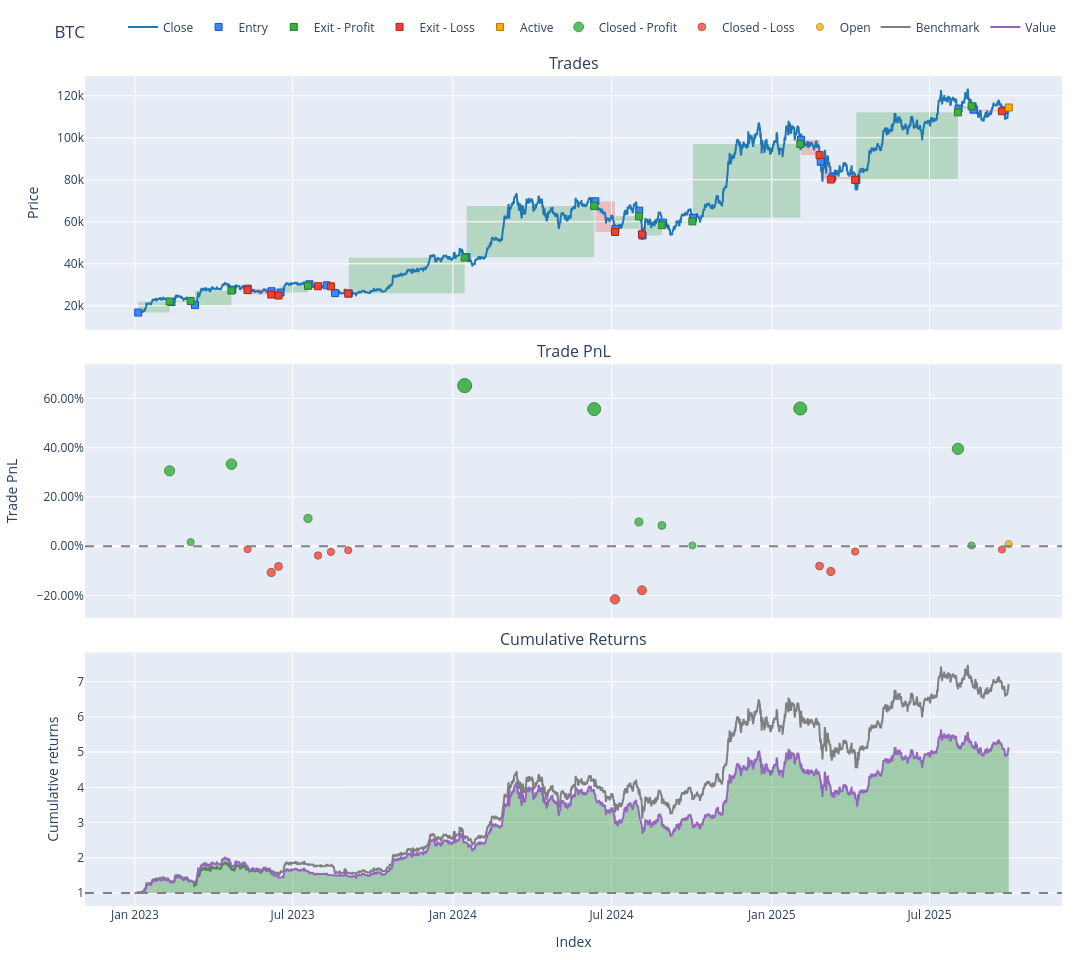

Notebook code for this chart:
### Code cell
print(tabulate(params.items(), headers=["Parameter", "Value"]))
entries, exits, stop_df, price_for_orders = calc_signals(close=close,
                                                         high=high,
                                                         low=low,
                                                         open_=open,
                                                         **params,
                                                         )
pf = vbt.Portfolio.from_signals(
    close=price_for_orders,
    entries=entries,
    exits=exits,
    init_cash=start_equity,
    fees=transaction_fee,
    slippage=0.0002
)

symbols_pf = [symbol_pf for _, symbol_pf in pf.wrapper.columns]

for symbol in symbols:
    symbol_pf_index = symbols_pf.index(symbol)
    one_pf = pf[pf.wrapper.columns[symbol_pf_index]]
    one_pf.plot(subplots=['trades', 'trade_pnl', 'cum_returns'], width=1200, title=f'{symbol}').show()

### Figure 1 — Plotly figure (JSON) as saved in the notebook; plotly's stock layout.template omitted (floating-point values rounded to 4 significant figures; data arrays with more than 128 entries replaced by an {"elided": "..."} marker saying what was removed)
{"data": [{"line": {"color": "#1f77b4"}, "name": "Close", "showlegend": true, "x": {"elided": "6019 str values"}, "type": "scatter", "uid": "c048772a-6926-4242-b530-bbbd20604f2c", "xaxis": "x", "yaxis": "y", "y": {"elided": "6019 float values"}, "legendgroup": "0"}, {"customdata": [[0, 0, 0.05932, 3.239, "Long"], [1, 1, 0.05961, 4.228, "Long"], [2, 2, 0.06505, 4.299, "Long"], [3, 3, 0.06375, 5.727, "Long"], [4, 4, 0.06179, 5.66, "Long"], [5, 5, 0.0578, 5.061, "Long"], [6, 6, 0.05431, 4.649, "Long"], [7, 7, 0.05257, 5.173, "Long"], [8, 8, 0.05148, 4.979, "Long"], [9, 9, 0.05743, 4.866, "Long"], [10, 10, 0.05691, 4.787, "Long"], [11, 11, 0.0563, 7.899, "Long"], [12, 12, 0.05418, 12.28, "Long"], [13, 13, 0.05241, 9.648, "Long"], [14, 14, 0.04993, 10.6, "Long"], [15, 15, 0.05009, 8.711, "Long"], [16, 16, 0.04876, 9.446, "Long"], [17, 17, 0.04712, 9.48, "Long"], [18, 18, 0.04584, 14.76, "Long"], [19, 19, 0.04714, 13.58, "Long"], [20, 20, 0.04622, 12.2, "Long"], [21, 21, 0.04598, 11.94, "Long"], [22, 22, 0.04496, 16.64, "Long"], [23, 23, 0.04531, 16.7, "Long"], [24, 24, 0.04485, 16.48, "Long"]], "hovertemplate": "Exit Trade Id: %{customdata[0]}<br>Position Id: %{customdata[1]}<br>Size: %{customdata[2]:.6f}<br>Entry Timestamp: %{x}<br>Avg Entry Price: %{y}<br>Entry Fees: %{customdata[3]:.6f}<br>Direction: %{customdata[4]}", "marker": {"color": "#4285F4", "line": {"color": "rgb(11,84,205)", "width": 1}, "size": 7, "symbol": "square"}, "mode": "markers", "name": "Entry", "x": ["2023-01-04T20:00:00+00:00", "2023-02-12T00:00:00+00:00", "2023-03-11T00:00:00+00:00", "2023-04-22T20:00:00+00:00", "2023-05-10T12:00:00+00:00", "2023-06-06T20:00:00+00:00", "2023-06-17T04:00:00+00:00", "2023-07-20T08:00:00+00:00", "2023-08-09T04:00:00+00:00", "2023-08-18T20:00:00+00:00", "2023-09-03T12:00:00+00:00", "2024-01-16T16:00:00+00:00", "2024-06-12T12:00:00+00:00", "2024-07-05T12:00:00+00:00", "2024-08-01T20:00:00+00:00", "2024-08-05T16:00:00+00:00", "2024-08-29T04:00:00+00:00", "2024-10-02T12:00:00+00:00", "2025-02-03T12:00:00+00:00", "2025-02-26T04:00:00+00:00", "2025-03-11T12:00:00+00:00", "2025-04-08T00:00:00+00:00", "2025-08-03T08:00:00+00:00", "2025-08-20T12:00:00+00:00", "2025-09-24T08:00:00+00:00"], "y": [16800.0, 21820.0, 20340.0, 27650.0, 28190.0, 26940.0, 26340.0, 30280.0, 29760.0, 26070.0, 25880.0, 43170.0, 69760.0, 56640.0, 65310.0, 53510.0, 59610.0, 61900.0, 99090.0, 88650.0, 81200.0, 79880.0, 113900.0, 113400.0, 113100.0], "type": "scatter", "uid": "44d03647-0267-4886-a642-b52d53f95b2d", "xaxis": "x", "yaxis": "y", "legendgroup": "1"}, {"customdata": [[0, 0, 0.05932, 4.256, 305.2, 0.3061, "Long", "36 days 00:00:00"], [1, 1, 0.05961, 4.327, 21.99, 0.0169, "Long", "22 days 00:00:00"], [2, 2, 0.06505, 5.765, 440.9, 0.3333, "Long", "41 days 20:00:00"], [6, 6, 0.05431, 5.206, 161.7, 0.113, "Long", "31 days 12:00:00"], [10, 10, 0.05691, 7.95, 960.4, 0.652, "Long", "133 days 00:00:00"], [11, 11, 0.0563, 12.36, 1353.0, 0.5569, "Long", "146 days 12:00:00"], [13, 13, 0.05241, 10.67, 293.4, 0.09884, "Long", "27 days 00:00:00"], [15, 15, 0.05009, 9.507, 226.9, 0.08464, "Long", "22 days 04:00:00"], [16, 16, 0.04876, 9.542, 10.49, 0.00361, "Long", "33 days 16:00:00"], [17, 17, 0.04712, 14.86, 1631.0, 0.5591, "Long", "123 days 04:00:00"], [21, 21, 0.04598, 16.75, 1453.0, 0.3955, "Long", "116 days 16:00:00"], [22, 22, 0.04496, 16.81, 17.3, 0.003377, "Long", "15 days 00:00:00"]], "hovertemplate": "Exit Trade Id: %{customdata[0]}<br>Position Id: %{customdata[1]}<br>Size: %{customdata[2]:.6f}<br>Exit Timestamp: %{x}<br>Avg Exit Price: %{y}<br>Exit Fees: %{customdata[3]:.6f}<br>PnL: %{customdata[4]:.6f}<br>Return: %{customdata[5]:.2%}<br>Direction: %{customdata[6]}<br>Duration: %{customdata[7]}", "marker": {"color": "#37B13F", "line": {"color": "rgb(38,123,44)", "width": 1}, "size": 7, "symbol": "square"}, "mode": "markers", "name": "Exit - Profit", "x": ["2023-02-09T20:00:00+00:00", "2023-03-06T00:00:00+00:00", "2023-04-21T20:00:00+00:00", "2023-07-18T16:00:00+00:00", "2024-01-14T12:00:00+00:00", "2024-06-11T04:00:00+00:00", "2024-08-01T12:00:00+00:00", "2024-08-27T20:00:00+00:00", "2024-10-01T20:00:00+00:00", "2025-02-02T16:00:00+00:00", "2025-08-02T16:00:00+00:00", "2025-08-18T08:00:00+00:00"], "y": [22070.0, 22340.0, 27270.0, 29500.0, 42980.0, 67560.0, 62630.0, 58400.0, 60210.0, 97020.0, 112100.0, 115000.0], "type": "scatter", "uid": "6439b9e4-8690-4f33-bb51-c0211d795cd2", "xaxis": "x", "yaxis": "y", "legendgroup": "2"}, {"customdata": [[3, 3, 0.06375, 5.697, -20.72, -0.01176, "Long", "17 days 12:00:00"], [4, 4, 0.06179, 5.094, -184.9, -0.1062, "Long", "27 days 00:00:00"], [5, 5, 0.0578, 4.679, -127.3, -0.08175, "Long", "8 days 00:00:00"], [7, 7, 0.05257, 5.012, -59.73, -0.03753, "Long", "9 days 20:00:00"], [8, 8, 0.05148, 4.898, -34.89, -0.02278, "Long", "4 days 20:00:00"], [9, 9, 0.05743, 4.819, -24.31, -0.01624, "Long", "15 days 00:00:00"], [12, 12, 0.05418, 9.711, -813.4, -0.2152, "Long", "22 days 12:00:00"], [14, 14, 0.04993, 8.768, -582.8, -0.1787, "Long", "3 days 04:00:00"], [18, 18, 0.04584, 13.67, -364.7, -0.08028, "Long", "21 days 08:00:00"], [19, 19, 0.04714, 12.28, -427.4, -0.1023, "Long", "11 days 16:00:00"], [20, 20, 0.04622, 12.01, -80.39, -0.02142, "Long", "26 days 04:00:00"], [23, 23, 0.04531, 16.59, -67.27, -0.01309, "Long", "32 days 16:00:00"]], "hovertemplate": "Exit Trade Id: %{customdata[0]}<br>Position Id: %{customdata[1]}<br>Size: %{customdata[2]:.6f}<br>Exit Timestamp: %{x}<br>Avg Exit Price: %{y}<br>Exit Fees: %{customdata[3]:.6f}<br>PnL: %{customdata[4]:.6f}<br>Return: %{customdata[5]:.2%}<br>Direction: %{customdata[6]}<br>Duration: %{customdata[7]}", "marker": {"color": "#EA4335", "line": {"color": "rgb(181,31,18)", "width": 1}, "size": 7, "symbol": "square"}, "mode": "markers", "name": "Exit - Loss", "x": ["2023-05-10T08:00:00+00:00", "2023-06-06T12:00:00+00:00", "2023-06-14T20:00:00+00:00", "2023-07-30T04:00:00+00:00", "2023-08-14T00:00:00+00:00", "2023-09-02T20:00:00+00:00", "2024-07-05T00:00:00+00:00", "2024-08-05T00:00:00+00:00", "2025-02-24T20:00:00+00:00", "2025-03-09T20:00:00+00:00", "2025-04-06T16:00:00+00:00", "2025-09-22T04:00:00+00:00"], "y": [27500.0, 25370.0, 24910.0, 29330.0, 29270.0, 25820.0, 55150.0, 54030.0, 91760.0, 80130.0, 79980.0, 112600.0], "type": "scatter", "uid": "e768ee55-e821-4d8d-a9e4-7f33e6b13495", "xaxis": "x", "yaxis": "y", "legendgroup": "3"}, {"customdata": [[24, 24, 0.04485, 0.0, 45.05, 0.008883, "Long", "5 days 20:00:00"]], "hovertemplate": "Exit Trade Id: %{customdata[0]}<br>Position Id: %{customdata[1]}<br>Size: %{customdata[2]:.6f}<br>Exit Timestamp: %{x}<br>Avg Exit Price: %{y}<br>Exit Fees: %{customdata[3]:.6f}<br>PnL: %{customdata[4]:.6f}<br>Return: %{customdata[5]:.2%}<br>Direction: %{customdata[6]}<br>Duration: %{customdata[7]}", "marker": {"color": "#FFAA00", "line": {"color": "rgb(178,118,0)", "width": 1}, "size": 7, "symbol": "square"}, "mode": "markers", "name": "Active", "x": ["2025-09-30T00:00:00+00:00"], "y": [114400.0], "type": "scatter", "uid": "c19d8824-6d0a-479e-b8cb-c568e603aee7", "xaxis": "x", "yaxis": "y", "legendgroup": "4"}, {"customdata": [[0.0, 0.0, 305.2, 0.3061], [1.0, 1.0, 21.99, 0.0169], [2.0, 2.0, 440.9, 0.3333], [6.0, 6.0, 161.7, 0.113], [10.0, 10.0, 960.4, 0.652], [11.0, 11.0, 1353.0, 0.5569], [13.0, 13.0, 293.4, 0.09884], [15.0, 15.0, 226.9, 0.08464], [16.0, 16.0, 10.49, 0.00361], [17.0, 17.0, 1631.0, 0.5591], [21.0, 21.0, 1453.0, 0.3955], [22.0, 22.0, 17.3, 0.003377]], "hovertemplate": "Exit Trade Id: %{customdata[0]}<br>Position Id: %{customdata[1]}<br>Exit Timestamp: %{x}<br>PnL: %{customdata[2]:.6f}<br>Return: %{customdata[3]:.2%}", "marker": {"color": "#37B13F", "line": {"color": "rgb(38,123,44)", "width": 1}, "opacity": [0.82, 0.7531, 0.8263, 0.7754, 0.9, 0.878, 0.7721, 0.7688, 0.7501, 0.8785, 0.8407, 0.75], "size": [10.27, 7.146, 10.56, 8.183, 14.0, 12.97, 8.03, 7.877, 7.003, 13.0, 11.23, 7.0], "symbol": "circle"}, "mode": "markers", "name": "Closed - Profit", "x": ["2023-02-09T20:00:00+00:00", "2023-03-06T00:00:00+00:00", "2023-04-21T20:00:00+00:00", "2023-07-18T16:00:00+00:00", "2024-01-14T12:00:00+00:00", "2024-06-11T04:00:00+00:00", "2024-08-01T12:00:00+00:00", "2024-08-27T20:00:00+00:00", "2024-10-01T20:00:00+00:00", "2025-02-02T16:00:00+00:00", "2025-08-02T16:00:00+00:00", "2025-08-18T08:00:00+00:00"], "y": [0.3061, 0.0169, 0.3333, 0.113, 0.652, 0.5569, 0.09884, 0.08464, 0.00361, 0.5591, 0.3955, 0.003377], "type": "scatter", "uid": "9552c795-1c0c-45b6-a416-4c9757ce80cc", "xaxis": "x2", "yaxis": "y2", "legendgroup": "5"}, {"customdata": [[3.0, 3.0, -20.72, -0.01176], [4.0, 4.0, -184.9, -0.1062], [5.0, 5.0, -127.3, -0.08175], [7.0, 7.0, -59.73, -0.03753], [8.0, 8.0, -34.89, -0.02278], [9.0, 9.0, -24.31, -0.01624], [12.0, 12.0, -813.4, -0.2152], [14.0, 14.0, -582.8, -0.1787], [18.0, 18.0, -364.7, -0.08028], [19.0, 19.0, -427.4, -0.1023], [20.0, 20.0, -80.39, -0.02142], [23.0, 23.0, -67.27, -0.01309]], "hovertemplate": "Exit Trade Id: %{customdata[0]}<br>Position Id: %{customdata[1]}<br>Exit Timestamp: %{x}<br>PnL: %{customdata[2]:.6f}<br>Return: %{customdata[3]:.2%}", "marker": {"color": "#EA4335", "line": {"color": "rgb(181,31,18)", "width": 1}, "opacity": [0.7519, 0.7738, 0.7681, 0.7579, 0.7545, 0.753, 0.799, 0.7905, 0.7678, 0.7729, 0.7542, 0.7522], "size": [7.09, 8.109, 7.846, 7.369, 7.209, 7.139, 9.286, 8.892, 7.83, 8.067, 7.195, 7.105], "symbol": "circle"}, "mode": "markers", "name": "Closed - Loss", "x": ["2023-05-10T08:00:00+00:00", "2023-06-06T12:00:00+00:00", "2023-06-14T20:00:00+00:00", "2023-07-30T04:00:00+00:00", "2023-08-14T00:00:00+00:00", "2023-09-02T20:00:00+00:00", "2024-07-05T00:00:00+00:00", "2024-08-05T00:00:00+00:00", "2025-02-24T20:00:00+00:00", "2025-03-09T20:00:00+00:00", "2025-04-06T16:00:00+00:00", "2025-09-22T04:00:00+00:00"], "y": [-0.01176, -0.1062, -0.08175, -0.03753, -0.02278, -0.01624, -0.2152, -0.1787, -0.08028, -0.1023, -0.02142, -0.01309], "type": "scatter", "uid": "3b255233-c732-4423-8448-0a6ad1a9861a", "xaxis": "x2", "yaxis": "y2", "legendgroup": "6"}, {"customdata": [[24.0, 24.0, 45.05, 0.008883]], "hovertemplate": "Exit Trade Id: %{customdata[0]}<br>Position Id: %{customdata[1]}<br>Exit Timestamp: %{x}<br>PnL: %{customdata[2]:.6f}<br>Return: %{customdata[3]:.2%}", "marker": {"color": "#FFAA00", "line": {"color": "rgb(178,118,0)", "width": 1}, "opacity": [0.7513], "size": [7.059], "symbol": "circle"}, "mode": "markers", "name": "Open", "x": ["2025-09-30T00:00:00+00:00"], "y": [0.008883], "type": "scatter", "uid": "0d13b241-d54e-4f9f-b016-59c73641c478", "xaxis": "x2", "yaxis": "y2", "legendgroup": "7"}, {"line": {"color": "#7f7f7f"}, "name": "Benchmark", "showlegend": true, "x": {"elided": "6019 str values"}, "type": "scatter", "uid": "7e60da30-3d86-4385-ad62-d15654af8779", "xaxis": "x3", "yaxis": "y3", "y": {"elided": "6019 float values"}, "legendgroup": "8"}, {"hoverinfo": "skip", "line": {"color": "rgba(0, 0, 0, 0)", "width": 0}, "opacity": 0, "showlegend": false, "x": {"elided": "6019 str values"}, "type": "scatter", "uid": "557b7a74-7afd-4243-9c01-32abceb9c385", "xaxis": "x3", "yaxis": "y3", "y": {"elided": "6019 int values"}, "legendgroup": "9"}, {"connectgaps": false, "fill": "tonexty", "fillcolor": "rgba(0, 128, 0, 0.3)", "hoverinfo": "skip", "line": {"color": "rgba(0, 0, 0, 0)", "width": 0}, "opacity": 0, "showlegend": false, "x": {"elided": "6019 str values"}, "type": "scatter", "uid": "1fc0137b-76c5-494c-b6d4-63f1af1e8694", "xaxis": "x3", "yaxis": "y3", "y": {"elided": "6019 float values"}, "legendgroup": "9"}, {"hoverinfo": "skip", "line": {"color": "rgba(0, 0, 0, 0)", "width": 0}, "opacity": 0, "showlegend": false, "x": {"elided": "6019 str values"}, "type": "scatter", "uid": "c87c0bb2-199f-49e7-87bd-3418c7e888a7", "xaxis": "x3", "yaxis": "y3", "y": {"elided": "6019 int values"}, "legendgroup": "9"}, {"connectgaps": false, "fill": "tonexty", "fillcolor": "rgba(255, 0, 0, 0.3)", "hoverinfo": "skip", "line": {"color": "rgba(0, 0, 0, 0)", "width": 0}, "opacity": 0, "showlegend": false, "x": {"elided": "6019 str values"}, "type": "scatter", "uid": "34223ba8-f6da-4997-9419-ac3d6dc80d34", "xaxis": "x3", "yaxis": "y3", "y": {"elided": "6019 float values"}, "legendgroup": "9"}, {"line": {"color": "#9467bd"}, "name": "Value", "showlegend": true, "x": {"elided": "6019 str values"}, "type": "scatter", "uid": "03afd838-2518-495d-8dc8-40472ebf7fa1", "xaxis": "x3", "yaxis": "y3", "y": {"elided": "6019 float values"}, "legendgroup": "10"}, {"hoverinfo": "skip", "line": {"color": "rgba(0, 0, 0, 0)", "width": 0}, "opacity": 0.0, "showlegend": false, "x": {"elided": "6019 str values"}, "type": "scatter", "uid": "6854182b-2ef6-4c43-a89e-c770a7b56b5f", "xaxis": "x3", "yaxis": "y3", "y": {"elided": "6019 int values"}, "legendgroup": "9"}], "layout": {"annotations": [{"font": {"size": 16}, "showarrow": false, "text": "Trades", "x": 0.5, "xanchor": "center", "xref": "paper", "y": 1.0, "yanchor": "bottom", "yref": "paper"}, {"font": {"size": 16}, "showarrow": false, "text": "Trade PnL", "x": 0.5, "xanchor": "center", "xref": "paper", "y": 0.6528, "yanchor": "bottom", "yref": "paper"}, {"font": {"size": 16}, "showarrow": false, "text": "Cumulative Returns", "x": 0.5, "xanchor": "center", "xref": "paper", "y": 0.3056, "yanchor": "bottom", "yref": "paper"}], "xaxis": {"anchor": "y", "domain": [0.0, 1.0], "matches": "x3", "showticklabels": false}, "yaxis": {"anchor": "x", "domain": [0.6944, 1.0], "title": {"text": "Price"}}, "xaxis2": {"anchor": "y2", "domain": [0.0, 1.0], "matches": "x3", "showticklabels": false}, "yaxis2": {"anchor": "x2", "domain": [0.3472, 0.6528], "tickformat": ".2%", "title": {"text": "Trade PnL"}}, "xaxis3": {"anchor": "y3", "domain": [0.0, 1.0], "title": {"text": "Index"}}, "yaxis3": {"anchor": "x3", "domain": [0.0, 0.3056], "title": {"text": "Cumulative returns"}}, "margin": {"t": 30, "b": 30, "l": 30, "r": 30}, "legend": {"orientation": "h", "yanchor": "bottom", "y": 1.042, "xanchor": "right", "x": 1, "traceorder": "normal"}, "width": 1200, "height": 960, "showlegend": true, "title": {"text": "BTC"}, "shapes": [{"fillcolor": "green", "layer": "below", "line": {"width": 0}, "opacity": 0.2, "type": "rect", "x0": "2023-01-04T20:00:00+00:00", "x1": "2023-02-09T20:00:00+00:00", "xref": "x", "y0": 16800.0, "y1": 22070.0, "yref": "y"}, {"fillcolor": "green", "layer": "below", "line": {"width": 0}, "opacity": 0.2, "type": "rect", "x0": "2023-02-12T00:00:00+00:00", "x1": "2023-03-06T00:00:00+00:00", "xref": "x", "y0": 21820.0, "y1": 22340.0, "yref": "y"}, {"fillcolor": "green", "layer": "below", "line": {"width": 0}, "opacity": 0.2, "type": "rect", "x0": "2023-03-11T00:00:00+00:00", "x1": "2023-04-21T20:00:00+00:00", "xref": "x", "y0": 20340.0, "y1": 27270.0, "yref": "y"}, {"fillcolor": "green", "layer": "below", "line": {"width": 0}, "opacity": 0.2, "type": "rect", "x0": "2023-06-17T04:00:00+00:00", "x1": "2023-07-18T16:00:00+00:00", "xref": "x", "y0": 26340.0, "y1": 29500.0, "yref": "y"}, {"fillcolor": "green", "layer": "below", "line": {"width": 0}, "opacity": 0.2, "type": "rect", "x0": "2023-09-03T12:00:00+00:00", "x1": "2024-01-14T12:00:00+00:00", "xref": "x", "y0": 25880.0, "y1": 42980.0, "yref": "y"}, {"fillcolor": "green", "layer": "below", "line": {"width": 0}, "opacity": 0.2, "type": "rect", "x0": "2024-01-16T16:00:00+00:00", "x1": "2024-06-11T04:00:00+00:00", "xref": "x", "y0": 43170.0, "y1": 67560.0, "yref": "y"}, {"fillcolor": "green", "layer": "below", "line": {"width": 0}, "opacity": 0.2, "type": "rect", "x0": "2024-07-05T12:00:00+00:00", "x1": "2024-08-01T12:00:00+00:00", "xref": "x", "y0": 56640.0, "y1": 62630.0, "yref": "y"}, {"fillcolor": "green", "layer": "below", "line": {"width": 0}, "opacity": 0.2, "type": "rect", "x0": "2024-08-05T16:00:00+00:00", "x1": "2024-08-27T20:00:00+00:00", "xref": "x", "y0": 53510.0, "y1": 58400.0, "yref": "y"}, {"fillcolor": "green", "layer": "below", "line": {"width": 0}, "opacity": 0.2, "type": "rect", "x0": "2024-08-29T04:00:00+00:00", "x1": "2024-10-01T20:00:00+00:00", "xref": "x", "y0": 59610.0, "y1": 60210.0, "yref": "y"}, {"fillcolor": "green", "layer": "below", "line": {"width": 0}, "opacity": 0.2, "type": "rect", "x0": "2024-10-02T12:00:00+00:00", "x1": "2025-02-02T16:00:00+00:00", "xref": "x", "y0": 61900.0, "y1": 97020.0, "yref": "y"}, {"fillcolor": "green", "layer": "below", "line": {"width": 0}, "opacity": 0.2, "type": "rect", "x0": "2025-04-08T00:00:00+00:00", "x1": "2025-08-02T16:00:00+00:00", "xref": "x", "y0": 79880.0, "y1": 112100.0, "yref": "y"}, {"fillcolor": "green", "layer": "below", "line": {"width": 0}, "opacity": 0.2, "type": "rect", "x0": "2025-08-03T08:00:00+00:00", "x1": "2025-08-18T08:00:00+00:00", "xref": "x", "y0": 113900.0, "y1": 115000.0, "yref": "y"}, {"fillcolor": "green", "layer": "below", "line": {"width": 0}, "opacity": 0.2, "type": "rect", "x0": "2025-09-24T08:00:00+00:00", "x1": "2025-09-30T00:00:00+00:00", "xref": "x", "y0": 113100.0, "y1": 114400.0, "yref": "y"}, {"fillcolor": "red", "layer": "below", "line": {"width": 0}, "opacity": 0.2, "type": "rect", "x0": "2023-04-22T20:00:00+00:00", "x1": "2023-05-10T08:00:00+00:00", "xref": "x", "y0": 27650.0, "y1": 27500.0, "yref": "y"}, {"fillcolor": "red", "layer": "below", "line": {"width": 0}, "opacity": 0.2, "type": "rect", "x0": "2023-05-10T12:00:00+00:00", "x1": "2023-06-06T12:00:00+00:00", "xref": "x", "y0": 28190.0, "y1": 25370.0, "yref": "y"}, {"fillcolor": "red", "layer": "below", "line": {"width": 0}, "opacity": 0.2, "type": "rect", "x0": "2023-06-06T20:00:00+00:00", "x1": "2023-06-14T20:00:00+00:00", "xref": "x", "y0": 26940.0, "y1": 24910.0, "yref": "y"}, {"fillcolor": "red", "layer": "below", "line": {"width": 0}, "opacity": 0.2, "type": "rect", "x0": "2023-07-20T08:00:00+00:00", "x1": "2023-07-30T04:00:00+00:00", "xref": "x", "y0": 30280.0, "y1": 29330.0, "yref": "y"}, {"fillcolor": "red", "layer": "below", "line": {"width": 0}, "opacity": 0.2, "type": "rect", "x0": "2023-08-09T04:00:00+00:00", "x1": "2023-08-14T00:00:00+00:00", "xref": "x", "y0": 29760.0, "y1": 29270.0, "yref": "y"}, {"fillcolor": "red", "layer": "below", "line": {"width": 0}, "opacity": 0.2, "type": "rect", "x0": "2023-08-18T20:00:00+00:00", "x1": "2023-09-02T20:00:00+00:00", "xref": "x", "y0": 26070.0, "y1": 25820.0, "yref": "y"}, {"fillcolor": "red", "layer": "below", "line": {"width": 0}, "opacity": 0.2, "type": "rect", "x0": "2024-06-12T12:00:00+00:00", "x1": "2024-07-05T00:00:00+00:00", "xref": "x", "y0": 69760.0, "y1": 55150.0, "yref": "y"}, {"fillcolor": "red", "layer": "below", "line": {"width": 0}, "opacity": 0.2, "type": "rect", "x0": "2024-08-01T20:00:00+00:00", "x1": "2024-08-05T00:00:00+00:00", "xref": "x", "y0": 65310.0, "y1": 54030.0, "yref": "y"}, {"fillcolor": "red", "layer": "below", "line": {"width": 0}, "opacity": 0.2, "type": "rect", "x0": "2025-02-03T12:00:00+00:00", "x1": "2025-02-24T20:00:00+00:00", "xref": "x", "y0": 99090.0, "y1": 91760.0, "yref": "y"}, {"fillcolor": "red", "layer": "below", "line": {"width": 0}, "opacity": 0.2, "type": "rect", "x0": "2025-02-26T04:00:00+00:00", "x1": "2025-03-09T20:00:00+00:00", "xref": "x", "y0": 88650.0, "y1": 80130.0, "yref": "y"}, {"fillcolor": "red", "layer": "below", "line": {"width": 0}, "opacity": 0.2, "type": "rect", "x0": "2025-03-11T12:00:00+00:00", "x1": "2025-04-06T16:00:00+00:00", "xref": "x", "y0": 81200.0, "y1": 79980.0, "yref": "y"}, {"fillcolor": "red", "layer": "below", "line": {"width": 0}, "opacity": 0.2, "type": "rect", "x0": "2025-08-20T12:00:00+00:00", "x1": "2025-09-22T04:00:00+00:00", "xref": "x", "y0": 113400.0, "y1": 112600.0, "yref": "y"}, {"line": {"color": "gray", "dash": "dash"}, "type": "line", "x0": 0.0, "x1": 1.0, "xref": "paper", "y0": 0, "y1": 0, "yref": "y2"}, {"line": {"color": "gray", "dash": "dash"}, "type": "line", "x0": 0.0, "x1": 1.0, "xref": "paper", "y0": 1, "y1": 1, "yref": "y3"}]}}
